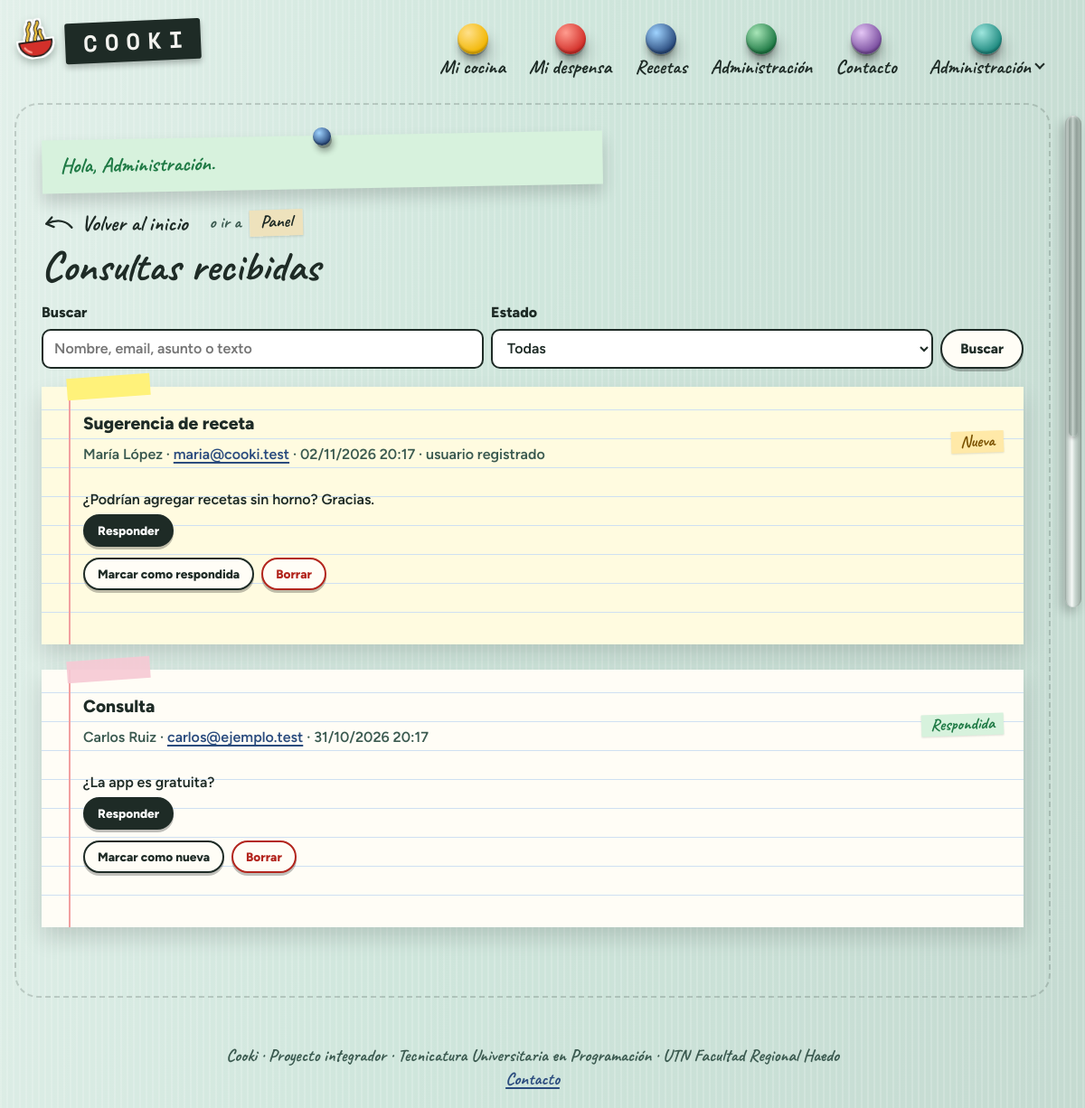
The app's page /admin/consultas.php (signed in) with its own data.
### tables this page shows
CREATE TABLE contacto (
    id              INT UNSIGNED AUTO_INCREMENT PRIMARY KEY,
    usuario_id      INT UNSIGNED NULL,
    nombre          VARCHAR(80)  NOT NULL,
    email           VARCHAR(190) NOT NULL,
    asunto          VARCHAR(120) NOT NULL,
    mensaje         TEXT         NOT NULL,
    estado          ENUM('nueva','respondida') NOT NULL DEFAULT 'nueva',
    correo_enviado  BOOLEAN      NOT NULL DEFAULT FALSE,    
    creado_en       DATETIME     NOT NULL DEFAULT CURRENT_TIMESTAMP,
     
    respuesta       TEXT         NULL,
    respondida_en   DATETIME     NULL,
    respondida_por  INT UNSIGNED NULL,
    respuesta_enviada BOOLEAN    NOT NULL DEFAULT FALSE,    
    KEY idx_contacto_estado (estado, creado_en),
    CONSTRAINT fk_contacto_usuario FOREIGN KEY (usuario_id) REFERENCES usuario(id) ON DELETE SET NULL,
    CONSTRAINT fk_contacto_respondio FOREIGN KEY (respondida_por) REFERENCES usuario(id) ON DELETE SET NULL
);

### src/bootstrap.php (called while the page is built, shortened)
<?php
spl_autoload_register(function (string $clase): void {
    $prefijo = 'Cooki\\';
    $relativa = str_replace('\\', '/', substr($clase, strlen($prefijo)));
    $archivo = __DIR__ . '/' . $relativa . '.php';
});
require_once __DIR__ . '/ayudas.php';

### src/Config.php (called while the page is built, shortened)
<?php
final class Config
{
    private static array $valores = [];
    public static function get(string $clave, string $porDefecto = ''): string
    {
        $env = getenv($clave);
        if ($env !== false && $env !== '') {
            return $env;
        }
        return self::$valores[$clave] ?? $porDefecto;
    }
}

### src/Db.php (called while the page is built, shortened)
<?php
final class Db
{
    private static ?PDO $pdo = null;
    public static function conexion(): PDO
    {
        if (self::$pdo === null) {
            $dsn = sprintf(
                'mysql:host=%s;port=%s;dbname=%s;charset=utf8mb4',
                Config::get('DB_HOST', '127.0.0.1'),
                Config::get('DB_PORT', '3306'),
                Config::get('DB_NAME', 'cooki')
            );
            self::$pdo = new PDO($dsn, Config::get('DB_USER', 'root'), Config::get('DB_PASS'), [
                PDO::ATTR_ERRMODE => PDO::ERRMODE_EXCEPTION,
                PDO::ATTR_DEFAULT_FETCH_MODE => PDO::FETCH_ASSOC,
                PDO::ATTR_EMULATE_PREPARES => false,
            ]);
        }
        return self::$pdo;
    }
}

### src/Repositorios/ContactoRepositorio.php (called while the page is built, shortened)
<?php
final class ContactoRepositorio
{
    public function listar(string $texto = '', string $estado = ''): array
    {
        $consulta = $this->db->prepare(
            'SELECT c.*, u.nombre AS usuario, r.nombre AS respondio
             FROM contacto c LEFT JOIN usuario u ON u.id = c.usuario_id LEFT JOIN usuario r ON r.id = c.respondida_por
             WHERE (c.nombre LIKE :t1 OR c.email LIKE :t2 OR c.asunto LIKE :t3 OR c.mensaje LIKE :t4)
               AND (:estado1 = \'\' OR c.estado = :estado2)
             ORDER BY c.estado = \'respondida\', c.creado_en DESC'
        );
        $patron = "%{$texto}%";
        $consulta->execute([
            't1' => $patron, 't2' => $patron, 't3' => $patron, 't4' => $patron,
            'estado1' => $estado, 'estado2' => $estado,
        ]);
        return $consulta->fetchAll();
    }
}

### public/admin/consultas.php (the view, shortened to what this page needs)
<?php
require dirname(__DIR__, 2) . '/src/bootstrap.php';
$repo = new ContactoRepositorio(Db::conexion());
$busqueda = trim((string) ($_GET['q'] ?? ''));
$estado = (string) ($_GET['estado'] ?? '');
if (!isset(ContactoRepositorio::ESTADOS[$estado])) {
    $estado = '';
}
$consultas = $repo->listar($busqueda, $estado);
$abierta = (int) ($_GET['responder'] ?? 0);
?>
<?= enlaceVolver('admin/index.php', 'Volver al panel', [['admin/index.php', 'Panel']]) ?>
<h1>Consultas recibidas</h1>
<form class="buscador" method="get" role="search">
  <div class="campo">
    <label for="q">Buscar</label>
    <input id="q" name="q" type="search" placeholder="Nombre, email, asunto o texto" value="<?= e($busqueda) ?>">
  </div>
  <div class="campo">
    <label for="estado">Estado</label>
    <select id="estado" name="estado">
      <option value="">Todas</option>
    </select>
  </div>
  <button class="boton boton--secundario" type="submit">Buscar</button>
</form>
<?php foreach ($consultas as $c) : ?>
  <article class="tarjeta consulta<?= $c['estado'] === 'nueva' ? ' consulta--nueva' : '' ?>" id="consulta-<?= e($c['id']) ?>">
    <header class="encabezado-pagina">
      <div>
        <h2><?= e($c['asunto']) ?></h2>
        <p class="texto-suave">
          <?= e($c['nombre']) ?> · <a href="mailto:<?= e($c['email']) ?>"><?= e($c['email']) ?></a>
          · <?= e(date('d/m/Y H:i', strtotime($c['creado_en']))) ?>
          <?= $c['usuario'] ? ' · usuario registrado' : '' ?>
        </p>
      </div>
      <span class="etiqueta<?= $c['estado'] === 'nueva' ? ' etiqueta--alerta' : ' etiqueta--exito' ?>"><?= e(ContactoRepositorio::ESTADOS[$c['estado']]) ?></span>
    </header>
    <p class="consulta__mensaje"><?= nl2br(e($c['mensaje'])) ?></p>
    <details class="responder"<?= $abierta === (int) $c['id'] ? ' open' : '' ?>>
      <summary class="boton boton--chico"><?= $c['respuesta'] !== null ? 'Responder de nuevo' : 'Responder' ?></summary>
    </details>
    <div class="acciones">
      <form method="post">
        <?php if ($c['estado'] === 'nueva') : ?>
          <button class="boton boton--secundario boton--chico" name="accion" value="respondida">Marcar como respondida</button>
        <?php else : ?>
          <button class="boton boton--secundario boton--chico" name="accion" value="nueva">Marcar como nueva</button>
        <?php endif; ?>
      </form>
      <form method="post" data-confirmar="¿Borrar la consulta de <?= e($c['nombre']) ?>?">
        <button class="boton boton--peligro boton--chico" name="accion" value="borrar">Borrar</button>
      </form>
    </div>
  </article>
<?php endforeach; ?>

### records on screen
contacto: asunto "Sugerencia de receta", nombre "María López", email "maria@cooki.test", creado_en "02/11/2026 20:17", shows "· usuario registrado", estado "Nueva", mensaje "¿Podrían agregar recetas sin horno? Gracias.", shows "Responder", shows "Marcar como respondida"
contacto: asunto "Consulta", nombre "Carlos Ruiz", email "carlos@ejemplo.test", creado_en "31/10/2026 20:17", estado "Respondida", mensaje "¿La app es gratuita?", shows "Responder", shows "Marcar como nueva"

### other values on screen
$letra "C"
$letra "O"
$letra "K"
$letra "I"
$texto "Mi cocina"
$texto "Mi despensa"
$texto "Recetas"
$texto "Administración"
$texto "Contacto"
explode(' ', $usuario['nombre'])[0] "Administración"
$aviso['mensaje'] "Hola, Administración."
$anterior !== null ? textoVolver($anterior['nombre']) : $texto "Volver al inicio"
$textoAtajo "Panel"
